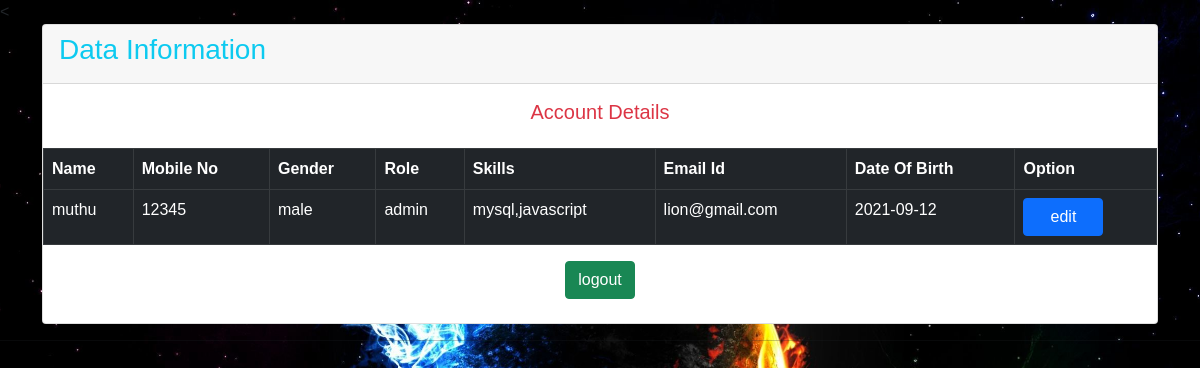
Screenshot of /userhome.php (signed in) with the database file from the repository.
### tables this page shows
CREATE TABLE `register_form` (
  `id` int(11) NOT NULL,
  `user_name1` varchar(20) NOT NULL,
  `mobile_no` bigint(20) NOT NULL,
  `gender` enum('male','female','other') NOT NULL,
  `role` varchar(20) NOT NULL,
  `skill` varchar(50) NOT NULL,
  `email_id1` varchar(30) NOT NULL,
  `password` varchar(20) NOT NULL,
  `dob` date NOT NULL
);

### userhome.php (the view, shortened to what this page needs)
<!DOCTYPE html>
<html lang="en">
<head>
    <link rel="stylesheet" href="bootstrap.min.css">
    <link rel="stylesheet" href="style.css">
</head >
<body class="user">
<?php
    $mobile=$_SESSION['mobile'];
    $password=$_SESSION['password'];
    $host = "localhost";
    $dbusername = "root";
    $dbpassword = "1999";
    $dbname = "muthu";
    $conn =  mysqli_connect($host, $dbusername, $dbpassword, $dbname);
    $sql = "select * from register_form where mobile_no='".$mobile."' and password='".$password."'";
    $result = mysqli_query($conn,$sql);
  ?>
<<div class="container">
    <div class="jumbotron">
        <div class="card">
            <div class="card-header  text-info">
                <h3>Data Information</h3>
            </div>
    <div class="card-body">
        <h5 class="card-title text-center text-danger">Account Details</h5>
    </div>
        <table class="table table-dark table-hover table-bordered">
        <thead>
        <tr>
              <th scope="col">Name</th>
              <th scope="col">Mobile No</th>
              <th scope="col">Gender</th>
              <th scope="col">Role</th>
              <th scope="col">Skills</th>
              <th scope="col">Email Id</th>
              <th scope="col">Date Of Birth</th>
              <th class="text-right">Option</th>
          </tr>
          </thead>
                <?php while($row=mysqli_fetch_assoc($result)):?>
                  <tr>
                      <td><?php echo $row['user_name1'];?></td>
                      <td><?php echo $row['mobile_no'];?></td>
                      <td><?php echo $row['gender'];?></td>
                      <td><?php echo $row['role'];?></td>
                      <td><?php echo $row['skill'];?></td>
                      <td><?php echo $row['email_id1'];?></td>
                      <td><?php echo $row['dob'];?></td>
                      <td class="text-right">
                          <a class="btn btn-primary badge-pill" style="width:80px" href="process.php?edit=<?php echo $row['id'];?>"class="btn btn-info">edit</a>
                    </td>
                  </tr>
                  <?php endwhile; ?>
              </table>
              <center><a href="logout.php" class="btn btn-success round">logout</a></center>
              <br>
              </div>
              </div>
              </div>
              <hr>
              </body>
</html>

### style.css (style rules this page uses)
.user { margin: 0; padding: 0; background: url(788673.jpg)no-repeat center fixed; -webkit-background-size: cover; -moz-background-size: cover; -o-background-size: cover; font-family: sans-serif; }

### rows the page displays
register_form: user_name1 "muthu", mobile_no "12345", gender "male", role "admin", skill "mysql,javascript", email_id1 "lion@gmail.com", dob "2021-09-12"
